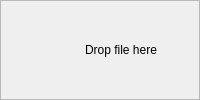
                                     <widget class="QWidget" name="page_10">
                                      <layout class="QHBoxLayout" name="horizontalLayout_23">
                                       <property name="spacing">
                                        <number>0</number>
                                       </property>
                                       <property name="leftMargin">
                                        <number>0</number>
                                       </property>
                                       <property name="topMargin">
                                        <number>0</number>
                                       </property>
                                       <property name="rightMargin">
                                        <number>0</number>
                                       </property>
                                       <property name="bottomMargin">
                                        <number>0</number>
                                       </property>
                                       <item>
                                        <widget class="CQFramePDFFile" name="dropMainFileNewVersion">
                                         <property name="mouseTracking">
                                          <bool>true</bool>
                                         </property>
                                         <property name="acceptDrops">
                                          <bool>true</bool>
                                         </property>
                                         <property name="frameShape">
                                          <enum>QFrame::StyledPanel</enum>
                                         </property>
                                         <property name="frameShadow">
                                          <enum>QFrame::Raised</enum>
                                         </property>
                                         <layout class="QHBoxLayout" name="horizontalLayout_22">
                                          <property name="spacing">
                                           <number>0</number>
                                          </property>
                                          <property name="leftMargin">
                                           <number>0</number>
                                          </property>
                                          <property name="topMargin">
                                           <number>0</number>
                                          </property>
                                          <property name="rightMargin">
                                           <number>0</number>
                                          </property>
                                          <property name="bottomMargin">
                                           <number>0</number>
                                          </property>
                                          <item>
                                           <widget class="QLabel" name="label_19">
                                            <property name="sizePolicy">
                                             <sizepolicy hsizetype="Fixed" vsizetype="Fixed">
                                              <horstretch>0</horstretch>
                                              <verstretch>0</verstretch>
                                             </sizepolicy>
                                            </property>
                                            <property name="minimumSize">
                                             <size>
                                              <width>30</width>
                                              <height>30</height>
                                             </size>
                                            </property>
                                            <property name="maximumSize">
                                             <size>
                                              <width>30</width>
                                              <height>30</height>
                                             </size>
                                            </property>
                                            <property name="text">
                                             <string/>
                                            </property>
                                            <property name="pixmap">
                                             <pixmap resource="resources_rc.qrc">:/icon/icons/plus-circle.svg</pixmap>
                                            </property>
                                            <property name="alignment">
                                             <set>Qt::AlignCenter</set>
                                            </property>
                                           </widget>
                                          </item>
                                          <item>
                                           <widget class="QLabel" name="label_20">
                                            <property name="sizePolicy">
                                             <sizepolicy hsizetype="Fixed" vsizetype="Fixed">
                                              <horstretch>0</horstretch>
                                              <verstretch>0</verstretch>
                                             </sizepolicy>
                                            </property>
                                            <property name="minimumSize">
                                             <size>
                                              <width>85</width>
                                              <height>16</height>
                                             </size>
                                            </property>
                                            <property name="maximumSize">
                                             <size>
                                              <width>85</width>
                                              <height>16</height>
                                             </size>
                                            </property>
                                            <property name="text">
                                             <string>Drop file here</string>
                                            </property>
                                            <property name="alignment">
                                             <set>Qt::AlignLeading|Qt::AlignLeft|Qt::AlignVCenter</set>
                                            </property>
                                           </widget>
                                          </item>
                                         </layout>
                                        </widget>
                                       </item>
                                      </layout>
                                     </widget>
